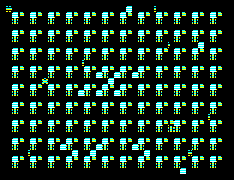

This game map was drawn from its Tiled (.tmx) file and the tilesets committed beside it. A one-line description and the full map source follow:
An orthogonal 39x30 tile map with 6x6 px tiles, 1 tile layer (Tile Layer 1).

<map version="1.10" tiledversion="1.11.0" orientation="orthogonal" renderorder="right-down" width="39" height="30" tilewidth="6" tileheight="6" infinite="0" nextlayerid="2" nextobjectid="1">
 <tileset firstgid="1" source="tileset.tsx" />
 <layer id="1" name="Tile Layer 1" width="39" height="30">
  <data encoding="csv">
36,36,36,36,36,36,36,36,36,36,36,36,36,36,36,36,36,36,36,36,36,36,36,36,36,36,36,36,36,36,36,36,36,36,36,36,36,36,36,
36,23,1,1,1,1,1,1,1,1,1,1,1,1,1,1,1,1,1,1,38,17,1,1,1,27,1,1,1,1,1,1,1,1,1,1,1,1,36,
36,1,17,18,1,17,18,1,17,18,1,17,18,1,17,18,1,17,18,1,17,18,1,17,18,1,17,18,1,17,18,1,17,18,1,17,18,1,36,
36,1,37,38,1,37,38,1,37,38,1,37,38,1,37,38,1,37,38,1,37,38,1,37,38,1,37,38,1,37,38,1,37,38,1,37,38,1,36,
36,1,1,1,1,1,1,1,1,1,1,1,1,1,1,1,1,1,1,1,1,1,1,1,1,1,1,1,1,1,1,1,1,1,1,1,1,1,36,
36,1,17,18,1,17,18,1,17,18,1,17,18,1,17,18,1,17,18,1,17,18,1,17,18,1,17,18,1,17,18,1,17,18,1,17,18,1,36,
36,1,37,38,1,37,38,1,37,38,1,37,38,1,37,38,1,37,38,1,37,38,1,37,38,1,37,38,1,37,38,1,37,38,1,37,38,1,36,
36,1,1,1,1,1,1,1,1,1,1,1,1,1,1,1,1,1,1,1,1,1,1,1,1,1,1,1,26,1,1,1,38,17,1,1,1,1,36,
36,1,17,18,1,17,18,1,17,18,1,17,18,1,17,18,1,17,18,1,17,18,1,17,18,1,17,18,1,17,18,1,17,18,1,17,18,1,36,
36,1,37,38,1,37,38,1,37,38,1,37,38,1,37,38,1,37,38,1,37,38,1,37,38,1,37,38,1,37,38,1,37,38,1,37,38,1,36,
36,1,1,1,1,1,1,1,1,1,1,1,1,27,1,1,1,1,1,1,1,1,1,1,1,1,1,1,1,1,1,1,1,1,1,1,1,1,36,
36,1,17,18,1,17,18,1,17,18,1,17,18,1,17,18,38,17,18,38,17,18,38,17,18,1,17,18,1,17,18,1,17,18,1,17,18,1,36,
36,1,37,38,1,37,38,1,37,38,1,37,38,1,37,38,17,37,38,17,37,38,17,37,38,1,37,38,1,37,38,1,37,38,1,37,38,1,36,
36,1,1,1,1,1,1,5,1,1,1,1,1,1,1,1,1,38,17,1,1,1,1,1,1,1,1,1,1,1,1,1,1,1,1,1,1,1,36,
36,1,17,18,1,17,18,1,17,18,1,17,18,38,17,18,38,17,18,38,17,18,1,17,18,1,17,18,1,17,18,1,17,18,1,17,18,1,36,
36,1,37,38,1,37,38,1,37,38,1,37,38,17,37,38,17,37,38,17,37,38,1,37,38,1,37,38,1,37,38,1,37,38,1,37,38,1,36,
36,1,1,1,1,1,1,1,1,1,1,1,1,1,1,1,1,1,1,1,1,1,1,1,1,1,1,1,1,1,1,1,1,1,1,1,1,1,36,
36,1,17,18,1,17,18,1,17,18,1,17,18,1,17,18,1,17,18,1,17,18,1,17,18,1,17,18,1,17,18,1,17,18,1,17,18,1,36,
36,1,37,38,1,37,38,1,37,38,1,37,38,1,37,38,1,37,38,1,37,38,1,37,38,1,37,38,1,37,38,1,37,38,1,37,38,1,36,
36,1,1,1,1,1,1,1,1,1,1,1,1,1,1,1,1,1,1,1,1,1,1,1,1,1,1,1,1,1,1,1,1,1,27,1,1,1,36,
36,1,17,18,1,17,18,1,17,18,1,17,18,1,17,18,1,17,18,1,17,18,1,17,18,1,17,18,18,17,18,1,17,18,1,17,18,1,36,
36,1,37,38,1,37,38,1,37,38,1,37,38,1,37,38,1,37,38,1,37,38,1,37,38,1,37,38,37,37,38,1,37,38,1,37,38,1,36,
36,1,1,1,1,1,1,1,1,1,1,1,1,1,1,1,1,1,1,1,1,1,1,1,1,1,1,1,1,1,1,1,1,1,1,1,1,1,36,
36,1,17,18,1,17,18,1,17,18,38,17,18,1,17,18,38,17,18,1,17,18,38,17,18,1,17,18,1,17,18,1,17,18,1,17,18,1,36,
36,1,37,38,1,37,38,1,37,38,17,37,38,1,37,38,17,37,38,1,37,38,17,37,38,1,37,38,1,37,38,1,37,38,1,37,38,1,36,
36,1,1,1,27,1,1,1,1,1,1,38,17,1,38,17,1,1,1,1,1,1,1,38,17,1,1,1,1,1,1,25,1,1,1,1,1,1,36,
36,1,17,18,1,17,18,1,17,18,1,17,18,1,17,18,1,17,18,1,17,18,1,17,18,1,17,18,1,17,18,1,17,18,1,17,18,1,36,
36,1,37,38,1,37,38,1,37,38,1,37,38,1,37,38,1,37,38,1,37,38,1,37,38,1,37,38,1,37,38,1,37,38,1,37,38,1,36,
36,1,1,1,1,1,1,1,1,1,1,1,1,1,1,1,1,1,1,1,1,1,1,1,1,1,1,1,1,38,17,1,1,1,1,1,1,1,36,
36,36,36,36,36,36,36,36,36,36,36,36,36,36,36,36,36,36,36,36,36,36,36,36,36,36,36,36,36,36,36,36,36,36,36,36,36,36,36
</data>
 </layer>
</map>
